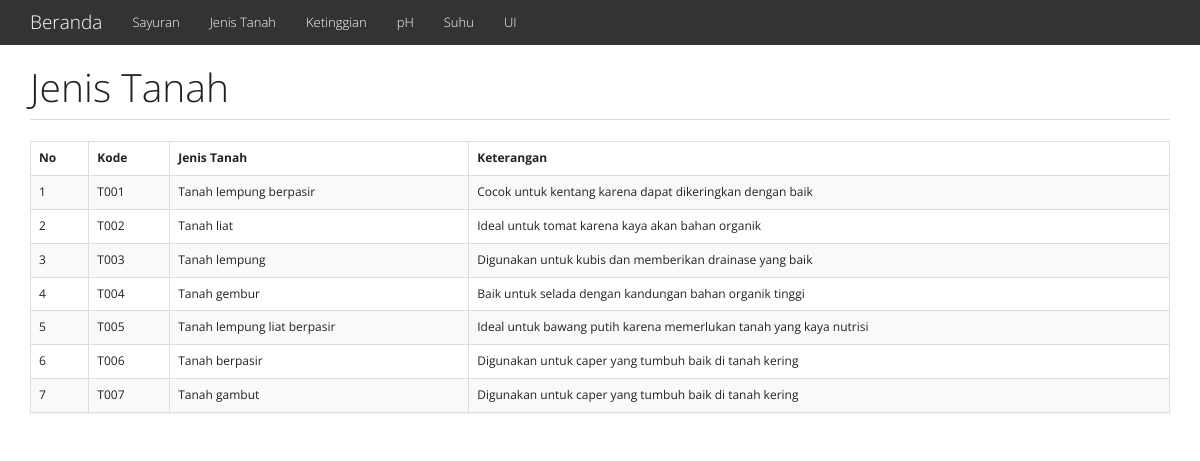
Page /?m=tanah on the committed database.
### tables this page shows
CREATE TABLE tb_tanah (
  kode_tanah varchar(16) NOT NULL,
  jenis_tanah varchar(255) DEFAULT NULL,
  keterangan text DEFAULT NULL,
  referensi varchar(100) DEFAULT NULL
);

### functions.php (called while the page is built, shortened)
<?php
$config["server"] = 'localhost';
$config["username"] = 'root';
$config["password"] = '';
$config["database_name"] = 'cf_fc';
include_once 'includes/db.php';
$db = new DB($config['server'], $config['username'], $config['password'], $config['database_name']);
if (!function_exists('_get')) {
    function _get($key, $val = null) {
        return isset($_GET[$key]) ? $_GET[$key] : $val;
    }
}
function esc_field($str) {
    return $str ? addslashes($str) : '';
}

### includes/db.php (called while the page is built, shortened)
<?php
class DB
{
    var $conn = null;
    public function __construct($host, $username, $passwd, $dbname)
    {
        $this->conn = mysqli_connect($host, $username, $passwd, $dbname);
    }
    public function query($sql)
    {
        $query = mysqli_query($this->conn, $sql) or die('<pre>Error mysqli_query: ' . mysqli_error($this->conn) . '<br />' . $sql . '</pre>');
        return $query;
    }
    public function get_results($sql)
    {
        $query = $this->query($sql);
        $arr = array();
        while ($row = mysqli_fetch_object($query)) {
            $arr[] = $row;
        }
        return $arr;
    }
}

### tanah.php (the view)
<div class="page-header">
    <h1>Jenis Tanah</h1>
</div>
<div class="panel panel-default">
    <div class="table-responsive">
        <table class="table table-bordered table-hover table-striped">
            <thead>
                <tr class="nw">
                    <th>No</th>
                    <th>Kode</th>
                    <th>Jenis Tanah</th>
                    <th>Keterangan</th>
                </tr>
            </thead>
            <?php
            $q = esc_field(_get('q'));
            $rows = $db->get_results("SELECT * FROM tb_tanah
                WHERE kode_tanah LIKE '%$q%' OR jenis_tanah  LIKE '%$q%' OR keterangan LIKE '%$q%'
                ORDER BY kode_tanah");
            $no = 0;
            foreach ($rows as $row) : ?>
                <tr>
                    <td><?= ++$no ?></td>
                    <td><?= $row->kode_tanah ?></td>
                    <td><?= $row->jenis_tanah ?></td>
                    <td><?= $row->keterangan ?></td>
                </tr>
            <?php endforeach; ?>
        </table>
    </div>
</div>

### assets/css/general.css (style rules this page uses)
html { position: relative; min-height: 100%; }
body { margin-bottom: 70px; }
.nw { white-space: nowrap; }
.page-header { margin-top: 0; padding-bottom: 0; }
.page-header h1 { margin-top: 0; }

### rows in the picture
tb_tanah: kode_tanah "T001", jenis_tanah "Tanah lempung berpasir", keterangan "Cocok untuk kentang karena dapat dikeringkan dengan baik"
tb_tanah: kode_tanah "T002", jenis_tanah "Tanah liat", keterangan "Ideal untuk tomat karena kaya akan bahan organik"
tb_tanah: kode_tanah "T003", jenis_tanah "Tanah lempung", keterangan "Digunakan untuk kubis dan memberikan drainase yang baik"
tb_tanah: kode_tanah "T004", jenis_tanah "Tanah gembur", keterangan "Baik untuk selada dengan kandungan bahan organik tinggi"
tb_tanah: kode_tanah "T005", jenis_tanah "Tanah lempung liat berpasir", keterangan "Ideal untuk bawang putih karena memerlukan tanah yang kaya nutrisi"
tb_tanah: kode_tanah "T006", jenis_tanah "Tanah berpasir", keterangan "Digunakan untuk caper yang tumbuh baik di tanah kering"
tb_tanah: kode_tanah "T007", jenis_tanah "Tanah gambut", keterangan "Digunakan untuk caper yang tumbuh baik di tanah kering"
